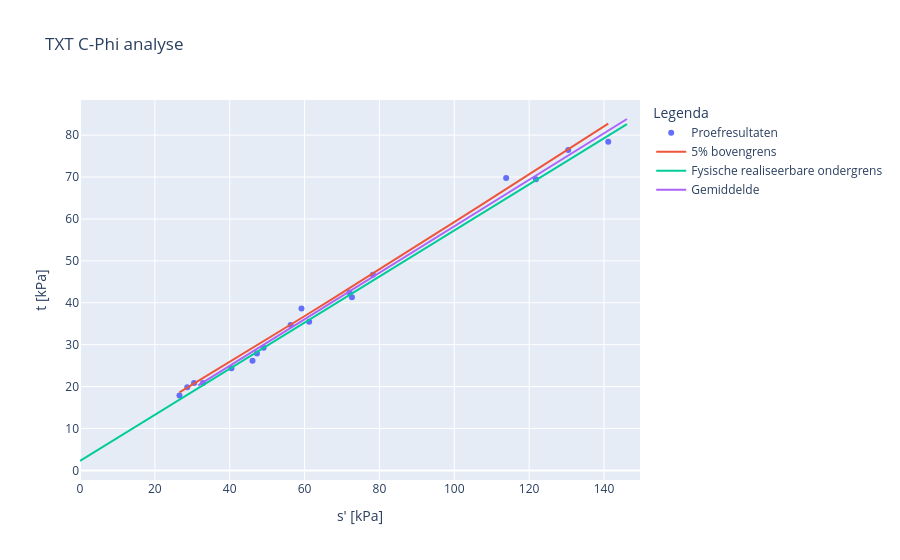

Source (notebook cell):
### Code cell
#voer C-phi analyse uit met invoer
analyse = CPhiAnalyse(dbase=dbase, investigation_groups=[dropdown_verzameling_txt.value], effective_stress= dropdown_rekpercentage.value,
                      analysis_type='TXT_CPhi')

analyse.apply_parameters(cohesie_gem = PV_A1_COH_GEM_handmatig)
analyse.apply_parameters(phi_kar = PV_A2_PHI_KAR_handmatig)
analyse.apply_parameters(cohesie_kar = PV_A1_COH_KAR_handmatig)

analyse.apply_settings(material_factor_cohesion = 1) 
analyse.apply_settings(material_factor_tan_phi = 1) 

#analyse.apply_settings(alpha = Alpha.LOCAL) 

#Voer 
analyse._run()

#analyse.factsheet()
analyse.show_figure()

### Figure 1 — Plotly figure (JSON) as saved in the notebook; plotly's stock layout.template omitted (floating-point values rounded to 4 significant figures)
{"data": [{"hoverinfo": "text", "mode": "markers", "name": "Proefresultaten", "text": ["17.0_B02_17", "18.0_B02_18", "19.0_B02_19", "20.0_B02_20", "21.0_B02_21", "22.0_B02_22", "23.0_B02_23", "24.0_B02_24", "25.0_B02_25", "26.0_B01_26", "27.0_B01_27", "28.0_B02_28", "29.0_B02_29", "30.0_B01_30", "31.0_B01_31", "32.0_B01_32", "33.0_B01_33", "34.0_B01_34"], "type": "scatter", "x": [49.06, 78.25, 121.8, 141.1, 59.18, 72.0, 56.28, 130.4, 46.09, 26.58, 113.9, 61.22, 72.66, 40.47, 47.28, 30.48, 32.87, 28.66], "y": [29.26, 46.71, 69.47, 78.43, 38.65, 42.44, 34.69, 76.45, 26.15, 17.88, 69.78, 35.46, 41.32, 24.36, 27.88, 20.88, 20.85, 19.86]}, {"mode": "lines", "name": "5% bovengrens", "type": "scatter", "x": [26.58, 33.32, 40.05, 46.79, 53.53, 60.27, 67.01, 73.75, 80.49, 87.23, 93.96, 100.7, 107.4, 114.2, 120.9, 127.7, 134.4, 141.1], "y": [18.64, 22.28, 25.92, 29.59, 33.26, 36.96, 40.69, 44.43, 48.21, 52.0, 55.82, 59.64, 63.48, 67.32, 71.17, 75.03, 78.88, 82.74]}, {"mode": "lines", "name": "Fysische realiseerbare ondergrens", "type": "scatter", "x": [0, 146.1], "y": [2.26, 82.63]}, {"mode": "lines", "name": "Gemiddelde", "type": "scatter", "x": [31.58, 146.1], "y": [20.31, 83.84]}], "layout": {"legend": {"title": {"text": "Legenda"}}, "title": {"text": "TXT C-Phi analyse"}, "xaxis": {"title": {"text": "s' [kPa]"}}, "yaxis": {"title": {"text": "t [kPa]"}}}}
